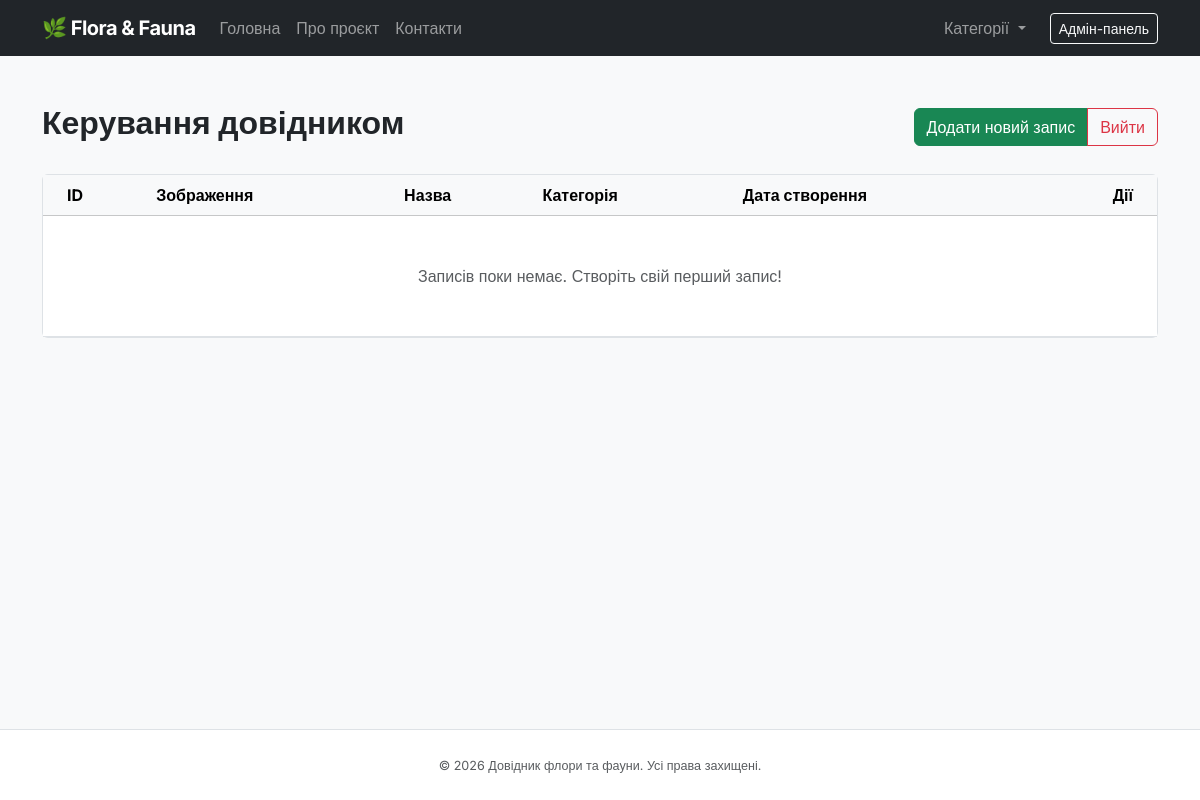
The app's page /admin/index.php (signed in), older data.
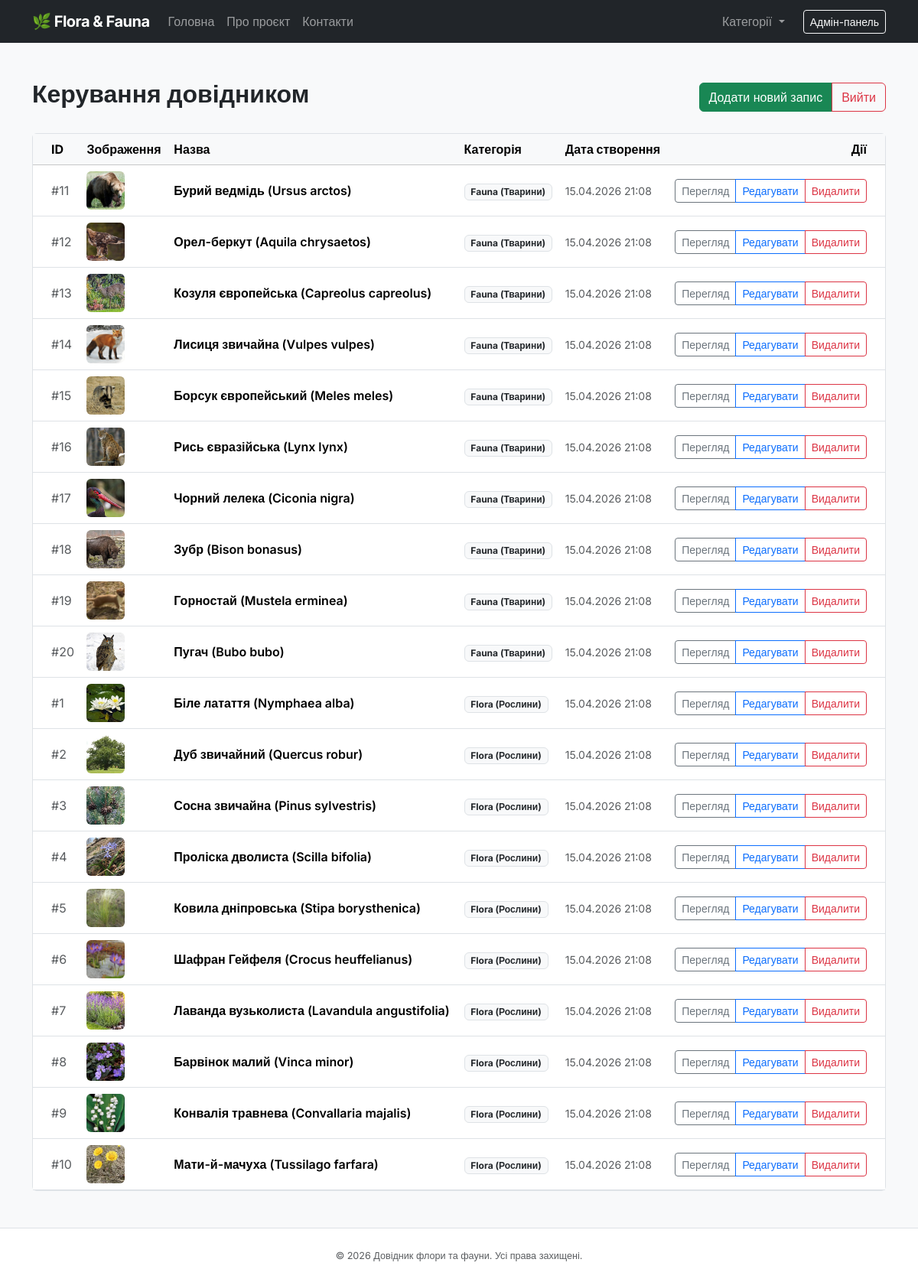
The same page, newer data.
### tables this page shows
CREATE TABLE IF NOT EXISTS `menu` (
    `id` INT AUTO_INCREMENT PRIMARY KEY,
    `title` VARCHAR(50) NOT NULL,
    `url` VARCHAR(100) NOT NULL DEFAULT '/'
);

CREATE TABLE IF NOT EXISTS `entries` (
    `id` INT AUTO_INCREMENT PRIMARY KEY,
    `category_id` INT NOT NULL,
    `title` VARCHAR(255) NOT NULL,
    `content` TEXT NOT NULL,
    `image_path` VARCHAR(255) DEFAULT NULL,
    `created_at` TIMESTAMP DEFAULT CURRENT_TIMESTAMP,
    `updated_at` TIMESTAMP DEFAULT CURRENT_TIMESTAMP ON UPDATE CURRENT_TIMESTAMP,
    CONSTRAINT `fk_entries_category` FOREIGN KEY (`category_id`) REFERENCES `categories`(`id`) ON DELETE CASCADE
);

CREATE TABLE IF NOT EXISTS `categories` (
    `id` INT AUTO_INCREMENT PRIMARY KEY,
    `name` VARCHAR(100) NOT NULL UNIQUE
);

### admin/index.php (called while the page is built, shortened)
<?php
require_once __DIR__ . '/../core/init.php';
$entries = get_all_entries($db_connection);
require_once __DIR__ . '/../views/header.view.php';
require_once __DIR__ . '/../views/admin/index.view.php';
require_once __DIR__ . '/../views/footer.view.php';

### core/functions.php (called while the page is built, shortened)
<?php
function get_navigation_menu(PDO $connection): array
{
    $query = "SELECT title, url FROM menu ORDER BY id ASC";
    $statement = $connection->query($query);
    return $statement->fetchAll();
}
function get_all_entries(PDO $connection, ?int $limit = null): array
{
    $query = "SELECT e.*, c.name as category_name
              FROM entries e
              JOIN categories c ON e.category_id = c.id
              ORDER BY e.created_at DESC";
    $statement = $connection->query($query);
    return $statement->fetchAll();
}

### core/init.php (called while the page is built, shortened)
<?php
require_once __DIR__ . '/functions.php';
try {
    $db_connection = get_db_connection();
    $header_menu = get_navigation_menu($db_connection);
} catch (PDOException $e) {
    if (($_ENV['APP_ENV'] ?? 'development') === 'development') {
        die("Помилка підключення до бази даних: " . $e->getMessage());
    }
    error_log("DB Connection Error: " . $e->getMessage());
}

### views/admin/index.view.php (the view, shortened to what the changed rows need)
<div class="d-flex justify-content-between align-items-center mb-4">
    <h1 class="h2 fw-bold">Керування довідником</h1>
</div>
<div class="card border">
    <div class="card-body p-0">
        <div class="table-responsive">
            <table class="table table-hover align-middle mb-0">
                <thead class="table-light">
                    <tr>
                        <th class="ps-4">ID</th>
                        <th>Зображення</th>
                        <th>Назва</th>
                        <th>Категорія</th>
                        <th>Дата створення</th>
                        <th class="text-end pe-4">Дії</th>
                    </tr>
                </thead>
                <tbody>
                    <?php if (empty($entries)): ?>
                        <tr>
                            <td colspan="6" class="text-center py-5 text-muted">
                                Записів поки немає. Створіть свій перший запис!
                            </td>
                        </tr>
                    <?php else: ?>
                        <?php foreach ($entries as $entry): ?>
                            <tr>
                                <td class="ps-4 text-muted">#<?= $entry['id'] ?></td>
                                <td>
                                    <?php if (!empty($entry['image_path'])): ?>
                                        <img src="/img/<?= htmlspecialchars($entry['image_path']) ?>" alt="" class="rounded" style="width: 50px; height: 50px; object-fit: cover;">
                                    <?php else: ?>
                                        <div class="bg-light rounded d-flex align-items-center justify-content-center" style="width: 50px; height: 50px;">
                                            <small class="text-muted">N/A</small>
                                        </div>
                                    <?php endif; ?>
                                </td>
                                <td class="fw-semibold"><?= htmlspecialchars($entry['title']) ?></td>
                                <td>
                                    <span class="badge bg-light text-dark border"><?= htmlspecialchars($entry['category_name']) ?></span>
                                </td>
                                <td class="text-muted small"><?= date('d.m.Y H:i', strtotime($entry['created_at'])) ?></td>
                                <td class="text-end pe-4">
                                    <div class="btn-group btn-group-sm">
                                        <a href="/item.php?id=<?= $entry['id'] ?>" class="btn btn-outline-secondary" title="Переглянути" target="_blank">
                                            Перегляд
                                        </a>
                                        <a href="/admin/edit.php?id=<?= $entry['id'] ?>" class="btn btn-outline-primary" title="Редагувати">
                                            Редагувати
                                        </a>
                                        <a href="/admin/delete.php?id=<?= $entry['id'] ?>"
                                           class="btn btn-outline-danger"
                                           onclick="return confirm('Ви впевнені, що хочете видалити цей запис?')"
                                           title="Видалити">
                                            Видалити
                                        </a>
                                    </div>
                                </td>
                            </tr>
                        <?php endforeach; ?>
                    <?php endif; ?>
                </tbody>
            </table>
        </div>
    </div>
</div>

### views/header.view.php (shortened to what the changed rows need)
<!DOCTYPE html>
<html lang="uk">
<head>
    <link href="https://cdn.jsdelivr.net/npm/bootstrap@5.3.3/dist/css/bootstrap.min.css" rel="stylesheet">
    <link rel="stylesheet" href="/css/main.css">
</head>
<body class="bg-light">
    <nav class="navbar navbar-expand-lg navbar-dark bg-dark">
        <div class="container">
            <div class="collapse navbar-collapse" id="navbarMain">
                <ul class="navbar-nav me-auto mb-2 mb-lg-0">
                    <?php foreach ($header_menu as $menu_item): ?>
                        <li class="nav-item">
                            <a class="nav-link" href="<?= htmlspecialchars($menu_item['url']) ?>">
                                <?= htmlspecialchars($menu_item['title']) ?>
                            </a>
                        </li>
                    <?php endforeach; ?>
                </ul>
            </div>
        </div>
    </nav>
    <main class="container py-5">

Row changes from the older to the newer data that the page shows:
added entries: id "11", image_path (picture), title "Бурий ведмідь (Ursus arctos)", category.name "Fauna (Тварини)", created_at "15.04.2026 21:08"
added entries: id "12", image_path (picture), title "Орел-беркут (Aquila chrysaetos)", category.name "Fauna (Тварини)", created_at "15.04.2026 21:08"
added entries: id "13", image_path (picture), title "Козуля європейська (Capreolus capreolus)", category.name "Fauna (Тварини)", created_at "15.04.2026 21:08"
added entries: id "14", image_path (picture), title "Лисиця звичайна (Vulpes vulpes)", category.name "Fauna (Тварини)", created_at "15.04.2026 21:08"
added entries: id "15", image_path (picture), title "Борсук європейський (Meles meles)", category.name "Fauna (Тварини)", created_at "15.04.2026 21:08"
added entries: id "16", image_path (picture), title "Рись євразійська (Lynx lynx)", category.name "Fauna (Тварини)", created_at "15.04.2026 21:08"
added entries: id "17", image_path (picture), title "Чорний лелека (Ciconia nigra)", category.name "Fauna (Тварини)", created_at "15.04.2026 21:08"
added entries: id "18", image_path (picture), title "Зубр (Bison bonasus)", category.name "Fauna (Тварини)", created_at "15.04.2026 21:08"
added entries: id "19", image_path (picture), title "Горностай (Mustela erminea)", category.name "Fauna (Тварини)", created_at "15.04.2026 21:08"
added entries: id "20", image_path (picture), title "Пугач (Bubo bubo)", category.name "Fauna (Тварини)", created_at "15.04.2026 21:08"
added entries: id "1", image_path (picture), title "Біле латаття (Nymphaea alba)", category.name "Flora (Рослини)", created_at "15.04.2026 21:08"
added entries: id "2", image_path (picture), title "Дуб звичайний (Quercus robur)", category.name "Flora (Рослини)", created_at "15.04.2026 21:08"
added entries: id "3", image_path (picture), title "Сосна звичайна (Pinus sylvestris)", category.name "Flora (Рослини)", created_at "15.04.2026 21:08"
added entries: id "4", image_path (picture), title "Проліска дволиста (Scilla bifolia)", category.name "Flora (Рослини)", created_at "15.04.2026 21:08"
added entries: id "5", image_path (picture), title "Ковила дніпровська (Stipa borysthenica)", category.name "Flora (Рослини)", created_at "15.04.2026 21:08"
added entries: id "6", image_path (picture), title "Шафран Гейфеля (Crocus heuffelianus)", category.name "Flora (Рослини)", created_at "15.04.2026 21:08"
added entries: id "7", image_path (picture), title "Лаванда вузьколиста (Lavandula angustifolia)", category.name "Flora (Рослини)", created_at "15.04.2026 21:08"
added entries: id "8", image_path (picture), title "Барвінок малий (Vinca minor)", category.name "Flora (Рослини)", created_at "15.04.2026 21:08"
added entries: id "9", image_path (picture), title "Конвалія травнева (Convallaria majalis)", category.name "Flora (Рослини)", created_at "15.04.2026 21:08"
added entries: id "10", image_path (picture), title "Мати-й-мачуха (Tussilago farfara)", category.name "Flora (Рослини)", created_at "15.04.2026 21:08"
Text that changed along with them:
text no longer shown: "Записів поки немає. Створіть свій перший запис!"
